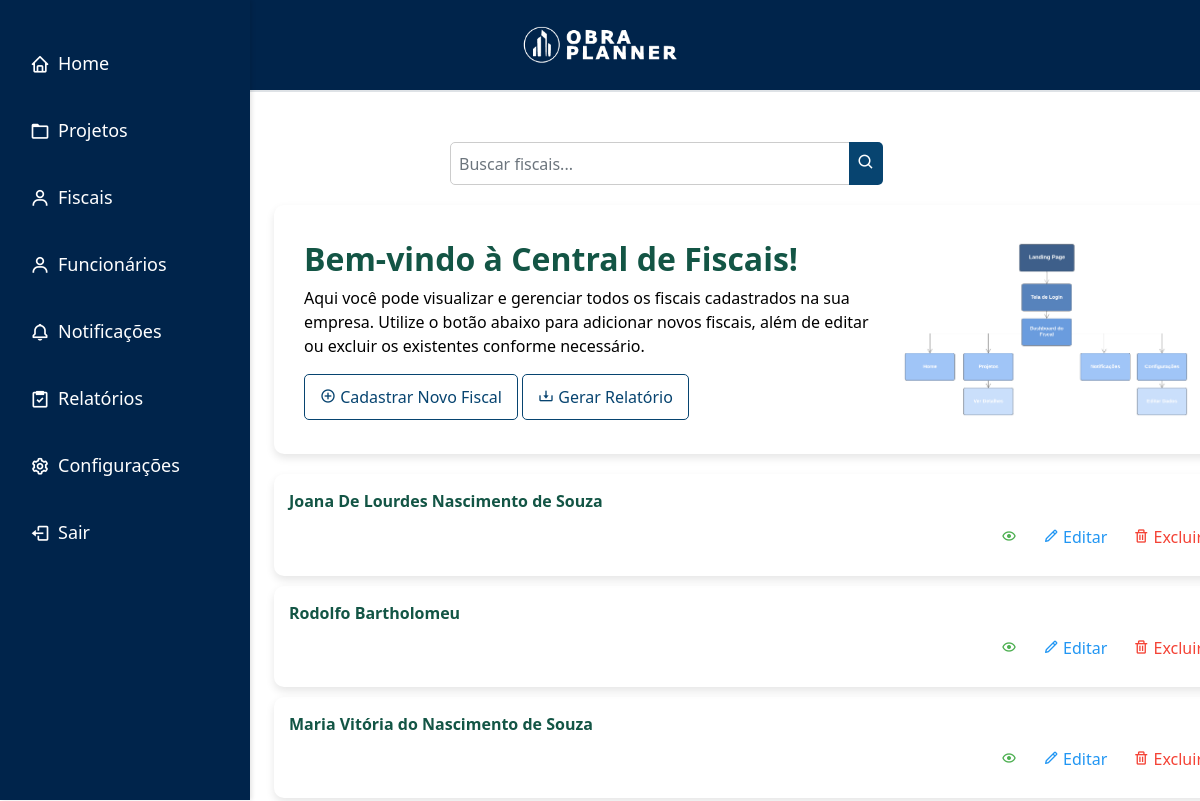
Page /empresa/fiscal/fis.php (signed in) on the committed database.
### tables this page shows
CREATE TABLE IF NOT EXISTS `fiscais` (
  `fiscal_id` int(11) NOT NULL AUTO_INCREMENT,
  `nome` varchar(255) NOT NULL,
  `email` varchar(255) NOT NULL,
  `telefone` varchar(20) DEFAULT NULL,
  `senha` varchar(255) NOT NULL,
  `cpf` varchar(20) NOT NULL,
  `empresa_id` int(11) DEFAULT NULL,
  `foto` varchar(255) DEFAULT NULL,
  `ativa` enum('ativa','desativada') DEFAULT 'ativa',
  PRIMARY KEY (`fiscal_id`),
  UNIQUE KEY `email` (`email`),
  UNIQUE KEY `cpf` (`cpf`),
  KEY `empresa_id` (`empresa_id`),
  CONSTRAINT `fiscais_ibfk_1` FOREIGN KEY (`empresa_id`) REFERENCES `empresas` (`empresa_id`)
);

### empresa/fiscal/fis.php (the view, shortened to what this page needs)
<?php
$empresa_id = $_SESSION['UsuarioID'];
$conn = mysqli_connect('localhost', 'root', '', 'obra_planner');
$sql = "SELECT * FROM fiscais WHERE empresa_id = '$empresa_id'";
$result = $conn->query($sql);
?>
<!DOCTYPE html>
<html lang="pt-BR">
<head>
    <link rel="stylesheet" href="../style.css">
    <link href='https://unpkg.com/boxicons@2.0.7/css/boxicons.min.css' rel='stylesheet'>
    <link href="https://cdn.jsdelivr.net/npm/bootstrap@5.0.2/dist/css/bootstrap.min.css" rel="stylesheet">
</head>
<body>
    <header>
        <div class="logo">
            <img src="../../imgs/obraplanner7.png" alt="Logo do ObraPlanner" style="max-height: 50px;">
        </div>
    </header>
    <nav class="sidebar">
        <ul>
            <li><a href="../dash.php"><i class="bx bx-home"></i> Home</a></li>
            <li><a href="../projetos/proj.php"><i class="bx bx-folder"></i> Projetos</a></li>
            <li><a href="fis.php"><i class="bx bx-user"></i> Fiscais</a></li>
            <li><a href="../funcionarios/func.php"><i class="bx bx-user"></i> Funcionários</a></li>
            <li><a href="../notificacaos/not.php"><i class="bx bx-bell"></i> Notificações</a></li>
            <li><a href="../relemp/relemp.php"><i class="bx bx-task"></i> Relatórios</a></li>
            <li><a href="../config/config.php"><i class="bx bx-cog"></i> Configurações</a></li>
            <li><a href="../../index.php" class="btn-logout"><i class="bx bx-log-out"></i> Sair</a></li>
        </ul>
    </nav>
    <main role="main" class="col-md-9 ml-sm-auto col-lg-10 px-4" style="margin-left: 250px; padding-top: 50px;">
    <form action="fis.php" method="GET" class="form-inline search-form">
            <div class="input-group">
                <input type="text" name="search" class="form-control" placeholder="Buscar fiscais..." value="<?php echo isset($_GET['search']) ? htmlspecialchars($_GET['search']) : ''; ?>" style="max-width: 400px;">
                <button type="submit" class="btn">
                    <i class="bx bx-search"></i>
                </button>
            </div>
        </form>
    <div class="welcome-message">
    <div class="welcome-text">
        <h2>Bem-vindo à Central de Fiscais!</h2>
        <p>Aqui você pode visualizar e gerenciar todos os fiscais cadastrados na sua empresa. Utilize o botão abaixo para adicionar novos fiscais, além de editar ou excluir os existentes conforme necessário.</p>
        <button class="btncriar" onclick="window.location.href='cadfis.php'"><i class="bx bx-plus-circle"></i> Cadastrar Novo Fiscal</button>
        <button class="btncriar" onclick="window.location.href='relatorio.php'"><i class="bx bx-download"></i> Gerar Relatório</button>
    </div>
    <div class="welcome-image">
        <img src="../imgs/fiscal.png" alt="Imagem de boas-vindas" style="max-width: 300px;">
    </div>
</div>
<?php if ($result->num_rows > 0): ?>
    <section class="fiscais-overview">
        <div class="lista">
            <?php while ($fiscal = $result->fetch_assoc()): ?>
                <div class="fiscal-card">
                    <div class="fiscal-info">
                        <strong><?php echo htmlspecialchars($fiscal['nome']); ?></strong>
                    </div>
                    <div class="fiscal-buttons">
                        <button onclick="toggleDetails(<?php echo $fiscal['fiscal_id']; ?>)" class="btnproj" style="color: #4CAF50; background-color:#fff; border:none;">
                            <i class="bx bx-show"></i>
                        </button>
                        <a href="editfis.php?id=<?php echo $fiscal['fiscal_id']; ?>" class="btnproj" style="color: #2196F3;">
                        <i class='bx bx-pencil'></i> Editar
                        </a>
                        <a href="delfis.php?id=<?php echo $fiscal['fiscal_id']; ?>" class="btnproj" style="color: #F44336;">
                        <i class='bx bx-trash'></i> Excluir
                        </a>
                    </div>
                </div>
            <?php endwhile; ?>
        </div>
    </section>
<?php else: ?>
    <p  style="text-align: center;">Atualmente, não há fiscais cadastrados. Clique em "Cadastrar Novo Fiscal" para iniciar.</p>
<?php endif; ?>
    </main>
</body>
</html>

### empresa/style.css (style rules this page uses)
:root { --co1: #00244b; --co2: #003d80; --co3: #074470; --co4: #01306e; --co5: #0056b3; --co8: #539ff0; --co10: #07488d; --co11: #003d7a; --co12: #132154; --co13: #324363; --co17: #fff; --co18: #000; --co19: #333; --co20: #0c382e; --co21: #145413; --co22: #541313; --co23: #dee2e6; --co24: #135545; --co25: #ffe600; }
html, body { width: 100vw; overflow-x: hidden; margin: 0; font-family: 'Lexend', sans-serif; }
header { display: flex; justify-content: center; background-color: var(--co1); padding: 20px 30px; border-bottom: 2px solid var(--co23); }
.logo img { max-height: 50px; }
.sidebar { width: 250px; background-color: var(--co1); color: #fff; padding: 20px; box-shadow: 2px 0 4px rgba(0, 0, 0, 0.1); display: flex; flex-direction: column; height: 100vh; position: fixed; top: 0; left: 0; z-index: 1000; }
.sidebar ul { list-style-type: none; padding: 0; margin: 0; flex: 1; }
.sidebar ul li { margin: 20px 0; }
.sidebar ul li a { color: #fff; text-decoration: none; font-size: 18px; display: flex; align-items: center; padding: 10px; border-radius: 5px; transition: background-color 0.3s; }
.sidebar ul li a i { margin-right: 8px; font-size: 20px; }

### empresa/fiscal/fis.php (style rules this page uses)
.fiscal-card { display: flex; flex-direction: column; padding: 15px; box-shadow: 0 4px 8px rgba(0, 0, 0, 0.1); border-radius: 10px; margin: 10px 0; }
.fiscal-info { font-size: 16px; color: #135545; font-weight: 500; }
.fiscal-buttons { display: flex; gap: 10px; justify-content: flex-end; margin-top: 10px; }
.btnproj { padding: 0.1rem 0.5rem; font-size: 1rem; border-radius: 5px; text-decoration: none; display: inline-block; margin-bottom: 10px; font-weight: 500; }
.btncriar { background-color: #fff; color: #074470; padding: 10px 15px; border: solid 1px #074470; border-radius: 5px; cursor: pointer; }
.welcome-message { display: flex; justify-content: space-between; align-items: center; margin-bottom: 20px; background-color:#fff; box-shadow: 0 4px 8px rgba(0, 0, 0, 0.1); padding: 30px; border-radius: 10px; }
.welcome-text { flex: 1; margin-right: 20px; color: #000; font-weight: 500; }
.welcome-text h2 { color:#135545; font-weight: 700; }
.welcome-image img { max-width: 100%; height: auto; }
.form-inline .input-group button { background-color: #074470; border: none; padding: 8px; color: white; font-size: 18px; border-radius: 5px; }
.form-inline .input-group input { border-radius: 5px; padding: 8px; border: 1px solid #ccc; }
.search-form { margin-bottom: 20px; display: flex; justify-content: center; align-items: center; width: 100%; max-width: 600px; margin-left: auto; margin-right: auto; }

### rows in the picture
fiscais: nome "Joana De Lourdes Nascimento de Souza"
fiscais: nome "Rodolfo Bartholomeu"
fiscais: nome "Maria Vitória do Nascimento de Souza"
